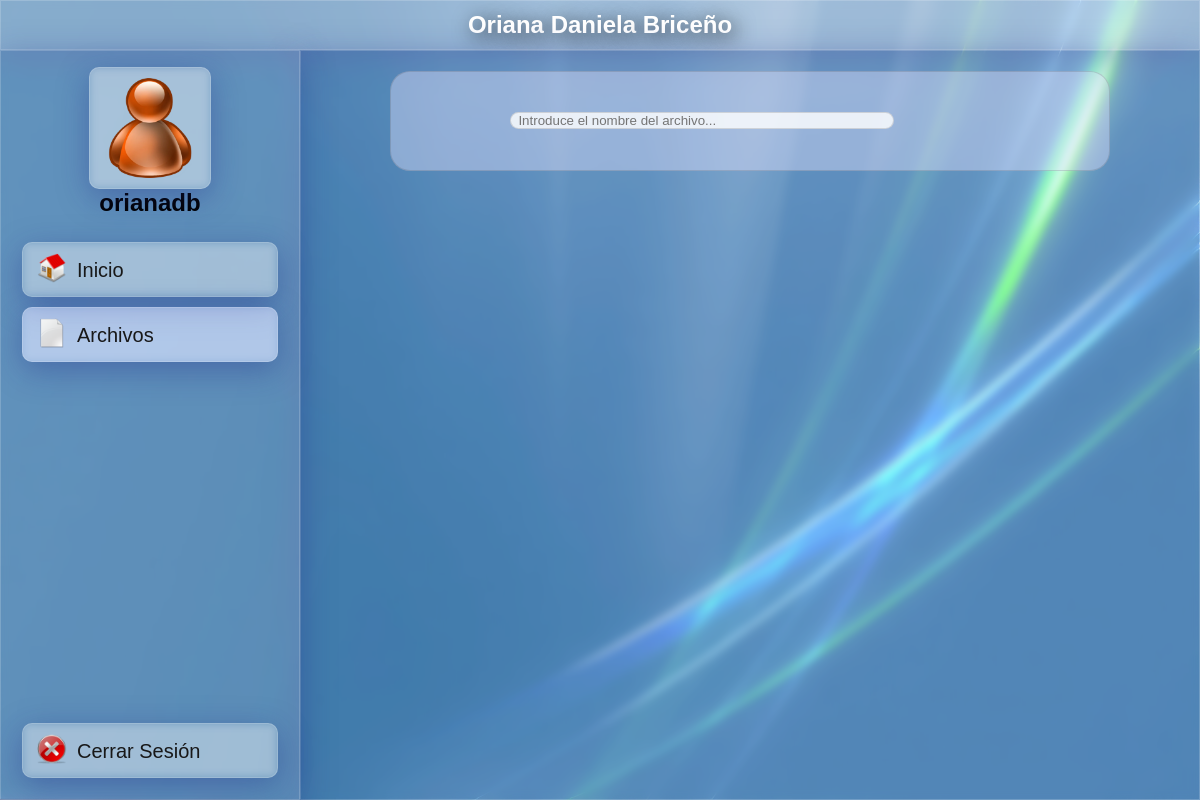
The page /catWeb/views/user/user-files.php (signed in) on the database its author committed.
### tables this page shows
CREATE TABLE `users` (
  `id` bigint(20) NOT NULL,
  `username` varchar(100) NOT NULL,
  `passwd` varchar(200) NOT NULL,
  `name` varchar(100) NOT NULL,
  `1surname` varchar(100) NOT NULL,
  `2surname` varchar(100) NOT NULL,
  `dni` varchar(100) NOT NULL,
  `color` varchar(100) NOT NULL,
  `created` timestamp NOT NULL DEFAULT current_timestamp() ON UPDATE current_timestamp(),
  `admin` tinyint(1) NOT NULL
);

### catWeb/functions/get_details.php (called while the page is built, shortened)
<?php
function get_user_details($username,$con) {
    $query = "SELECT * FROM users WHERE username = '$username' limit 1";
    $result = mysqli_query($con, $query);
    if($result && mysqli_num_rows($result) > 0)
        {
            $user_data = mysqli_fetch_assoc($result);
            return $user_data;
        }
}
?>

### catWeb/views/user/user-files.php (the view, shortened to what this page needs)
<?php
    include('../../functions/config.php');
    include_once('../../functions/get_details.php');
    $username = $_SESSION['username'];
    $color = $_SESSION['color'];
    $user_details = get_user_details($username,$con);
?>
<!DOCTYPE html>
<html lang="en">
<head>
    <link rel="stylesheet" href="../../styles/main.css">
    <link rel="stylesheet" href="../../styles/buttons.css">
</head>
<body>
    <header>
        <span class="header-title"><?=$user_details['name']?> <?=$user_details['1surname']?>
            <?=$user_details['2surname']?></span>
    </header>
    <div class="main-container">
        <aside class="sidebar">
            <div class="sidebar-content">
                <div class="user-box">
                    <nav class="user-info">
                        <div class="user-pfp">
                            <img src="../../img/pfp/<?=$color?>.webp">
                        </div>
                        <span class="username"><?= $username ?></span>
                    </nav>
                </div>
                <a href="user-folders.php" class="nav-link">
                    <div class="icon">
                        <img src="../../icons/home.png" alt="home">
                    </div>
                    <span class="description">Inicio</span>
                </a>
                <a href="#" class="nav-link active">
                    <div class="icon">
                        <img src="../../icons/document.png" alt="home">
                    </div>
                    <span class="description">Archivos</span>
                </a>
                <a href="#" class="nav-link" id="logout">
                    <div class="icon">
                        <img src="../../icons/close.png" alt="home">
                    </div>
                    <span class="description">Cerrar Sesión</span>
                </a>
            </div>
        </aside>
        <main class="content">
            <div class="admin-dashboard">
                <div class="search-box">
                    <input type="text" name="search-usr" id="search-usr" class="search-bar"
                        placeholder="  Introduce el nombre del archivo...">
                </div>
            </div>
        </main>
    </div>
</body>
</html>

### catWeb/styles/main.css (style rules this page uses)
* { margin: 0; padding: 0; box-sizing: border-box; }
body { font-family: 'Gill Sans', 'Gill Sans MT', Calibri, 'Trebuchet MS', sans-serif; background-image: url('../img/background.webp'); background-size: 100vw 100vh; background-attachment: fixed; }
header { height: 50px; display: flex; background: rgba( 255, 255, 255, 0.5 ); box-shadow: 0 8px 32px 0 rgba( 31, 38, 135, 0.37 ); backdrop-filter: blur( 4px ); -webkit-backdrop-filter: blur( 4px ); border: 1px solid rgba( 255, 255, 255, 0.18 ); }
.header-title { font-weight: 700; font-size: 24px; margin: auto; color: white; text-shadow: 4px 4px 20px rgba(0,0,0,0.9); }
.main-container { display: flex; min-height: calc(100vh - 50px); }
.sidebar { inset: 0 auto 0 0; padding: 1rem; min-width: 300px; z-index: 10; background: rgba( 255, 255, 255, 0.35 ); box-shadow: 0 8px 32px 0 rgba( 31, 38, 135, 0.37 ); backdrop-filter: blur( 4px ); -webkit-backdrop-filter: blur( 4px ); border: 1px solid rgba( 255, 255, 255, 0.18 ); }
.sidebar-content { height: 100%; display: flex; flex-flow: column; }
.user-box { display: flex; flex-direction: column; width: 100%; align-items: center; justify-content: center; text-align: center; font-size: 24px; font-weight: 700; margin-bottom: 20px; }
.user-pfp { display: flex; flex-direction: column; gap: 20px; padding: 10px; background: rgba( 255, 255, 255, 0.15 ); box-shadow: 0 8px 32px 0 rgba( 31, 38, 135, 0.37 ); backdrop-filter: blur( 4px ); -webkit-backdrop-filter: blur( 4px ); border-radius: 10px; border: 1px solid rgba( 255, 255, 255, 0.18 ); }
.user-box .user-pfp img { width: 100px; }
.sidebar .nav-link:last-child { margin-top: auto; }
.sidebar .nav-link { text-decoration: none; color: #000; font-size: 20px; margin: 5px; display: flex; align-items: center; gap: 0.625rem; padding: 0.625rem 0.875rem; line-height: 1; background: rgba( 255, 255, 255, 0.1 ); box-shadow: 0 8px 32px 0 rgba( 31, 38, 135, 0.37 ); backdrop-filter: blur( 4px ); -webkit-backdrop-filter: blur( 4px ); border-radius: 10px; border: 1px solid rgba( 255, 255, 255, 0.18 ); transition: all 0.3s; }
.sidebar .nav-link.active { background: rgba(203, 217, 255, 0.5); color: black; }
.sidebar .nav-link .description { color: #181818; }
.icon img { width: 30px; }
.content { flex-grow: 1; display: flex; flex-flow: column; align-items:center; background: rgba( 255, 255, 255, 0.25 ); box-shadow: 0 8px 32px 0 rgba( 31, 38, 135, 0.37 ); backdrop-filter: blur( 4px ); -webkit-backdrop-filter: blur( 4px ); border: 1px solid rgba( 255, 255, 255, 0.18 ); }
.admin-dashboard { display: flex; flex-direction: column; align-items: center; margin: 20px; width: 60vw; min-height: 100px; background: rgba(231, 228, 255, 0.4); border: 1px solid rgba(70, 70, 70, 0.18); border-radius: 20px; color: black; text-shadow: 4px 4px 20px rgba(0,0,0,0.9); }
.search-box { display: flex; justify-content: space-between; width: 40vw; gap: 20px; margin-bottom: 20px; }
.search-box .search-bar { width: 80%; border-radius: 10px; gap: 20px; border: none; background: rgba(255, 255, 255, 0.8); border: 1px solid rgba(70, 70, 70, 0.18); border-radius: 10px; color: black; }

### rows shown on the page
users: name "Oriana", 1surname "Daniela", 2surname "Briceño"

### other values the page prints
$username "orianadb"
